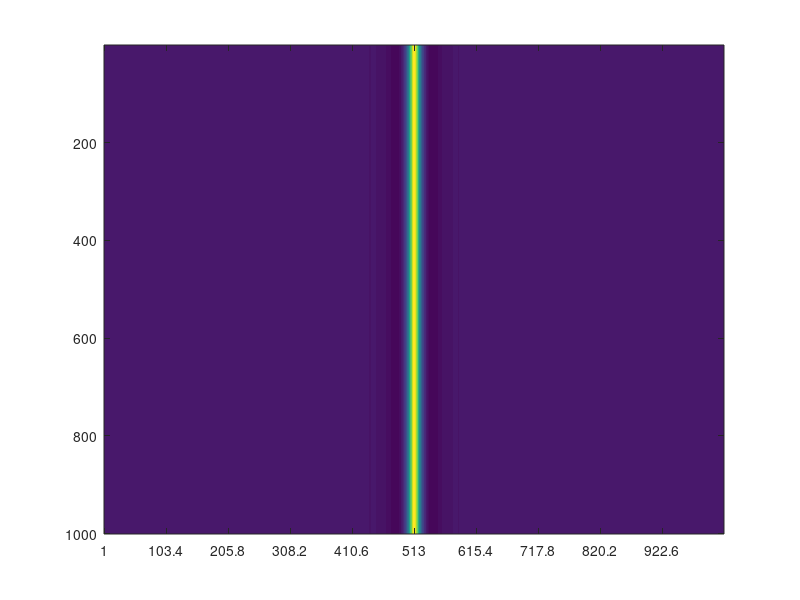

Write MATLAB code to recreate this figure. (Note: this script raises an error after producing the figure.)
%% Lugiato-Lefever equation with delay and modulation
% Here we numerically solve Lugiato-Lefever equation with a delay following
% the formulation in M. Tlidi, et. al., Chaos 27, 114312 (2017)
% the equation is solved by the split-step Fourier method.
%
% The equation:
%
% D[E(t,xi),t] = i*b*D[E(t,xi),xi,xi]
%                -(1+i*th)*E(t,xi)+i*abs(E(t,xi))^2*E(t,xi)+E_in(t)
%                +et*exp(i*ph)*E(t-tau,xi)
% 
% et can be zero (regular LLE), constant (LLE w/feedback) or a function.
%
% xi is fast time inside the cavity (subject to a periodic boundary 
% condition),
% 
% t is slow evolution time
%
% The nonlinear part is traditional for NLSE:
% 
% N = i*abs(E(t,xi))^2*E(t,xi)
%
% The linear part is all the rest:
%
% L = i*b*D[E(t,xi),xi,xi]-(1+i*th)*E(t,xi)+E_in(t)
%                +et*exp(i*ph)*E(t-tau,xi)
%
% the naive approach assumes that the delayed term is constant
% for a small step, which is not necessary true.
%
% The linear part is solved by FFT, nonlinear part is solved
% by propagating the exact solutions.

clear all;
%% here we define the space and time grids
% number of modes in Fourier space for the fast intracavity time
nF = 1024;
% slow time step duration
dt = 0.1;

% integration ranges
% fast time (cavity round-trip)
S = 50;
% slow time
endtime = 10000;

% the further parameters are calculated
% number of time steps to take
M = round(endtime/dt);

% fast time step value
h = S/nF;
% spectral mode indices
n = (-nF/2:1:nF/2-1)';
% fast time grid points
x = n*h;
% fast time wavenumbers
k = 2*pi*n/S;

%% here we solve the model by SSFM
% parameters for the equation
b = 1;
th = 3;
et = 0;
ph = pi;
tau = 100;
E_in = 2;

% initial condition u(t;t<=0,xi), and also this is the history function
% it can be just some sech pulse
u0 = sech(x/4);

% or we can import the precomputed cavity soliton solution
% re_u0=importdata('re_u0_512.csv');
% im_u0=importdata('im_u0_512.csv');
% u0 = re_u0 + 1i*im_u0;
clear re_u0 im_u0

% the matrix with all the calculated results
U = zeros(M,nF);

% the number of previous iterations corresponding to the delay term
nhist = ceil(tau/dt);

% FFT of pump field to be accounted during FFT step
fE_in=repmat(E_in,nF,1);
fE_in=fftshift(fft(fE_in));

% our initial field
u = u0;

% for the performance estimation
tic

% the loop in slow time
for m = 1:1:M
    % define delayed term
    if m - nhist < 1
        uhist = u0;
    else
        uhist = U(m - nhist,:)';
    end
    % gradual feedback increase if necessary
    % et = 0.02*fix(m/round(3000/dt));
    
    % FFT of delayed field value
    fuhist=fftshift(fft(et*exp(1i*ph)*uhist));
    const_term = fuhist + fE_in;
    prop = -1i*b*k.^2 - (1 + 1i*th);
    exp_prop = exp(prop*dt/2);
    
    % this can seem incoherent, but this is how you introduce a constant
    % term in SSFM
    const_add = const_term.*(exp_prop - 1)./prop;
    
    % we propagate the solution half-step in Fourier domain
    c = fftshift(fft(u));
    c = const_add + exp_prop.*c;
    u = ifft(fftshift(c));    
    
    % apply nonlinear part for the full step
    u = exp(1i*dt*(abs(u).^2)).*u;
    
    % then propagate it half-step further
    c = fftshift(fft(u));
    c = const_add + exp_prop.*c;
    u = ifft(fftshift(c));   
    
    % add to the field storage (eats memory and time,
    %  you can do it less often)
    U(m,:) = u';    
    
end
clear c exp_prop prop const_add const_term fuhist
% print time spent
toc
%% export the last one to use it further
u0 = U(end,:)';
dlmwrite('re_u0_1024.csv',real(u0),'delimiter',',','precision',5);
dlmwrite('im_u0_1024.csv',imag(u0),'delimiter',',','precision',5);
%% projected surface plot (or density plot)
figure(3);clf
xscale = 100;
yscale = 1;
imagesc(abs(U(1:xscale:end,1:yscale:end)).^2)
set(gca, 'xtick', 1:nF/(10*yscale):nF)
set(gca, 'xticklabels', -S/2:S/10:S/2)
set(gca, 'ytick', 1:M/(10*xscale):M/xscale)
set(gca, 'yticklabels', 0:endtime/10:endtime)
h = colorbar;
ylabel(h, '|E|^2')
xlabel('\xi')
ylabel('t')
axis tight
clear xscale yscale h
%% joy division plot
figure(3);clf
xscale = 3000;
yscale = 1;
h = waterfall(abs(U(1:xscale:end,1:yscale:end)).^2);
colormap([1 1 1]);
color = repmat([0 0 0],length(h.FaceVertexCData),1);
set(h, 'FaceVertexCData', color)
set(h, 'FaceColor', 'flat')
set(gca,'Color','k')
set(h, 'EdgeColor', [1 1 1])
set(gca, 'xtick', 1:nF/(10*yscale):nF)
set(gca, 'xticklabels', -S/2:S/10:S/2)
set(gca, 'ytick', 1:M/(10*xscale):M/xscale)
set(gca, 'yticklabels', 0:endtime/10:endtime)
view([0 75])
axis tight
xlabel('\xi')
ylabel('t')
zlabel('|E|^2')
clear h xscale yscale
%% surface plot
figure(1);clf
xscale = 100;
yscale = 2;
s = surf(abs(U(1:xscale:end,1:yscale:end)).^2);
s.EdgeColor = 'none';
set(gca, 'xtick', 1:nF/(10*yscale):nF)
set(gca, 'xticklabels', -S/2:S/10:S/2)
set(gca, 'ytick', 1:M/(10*xscale):M/xscale)
set(gca, 'yticklabels', 0:endtime/10:endtime)
axis tight
xlabel('\xi')
ylabel('t')
zlabel('|E|^2')
clear xscale yscale
view(3)